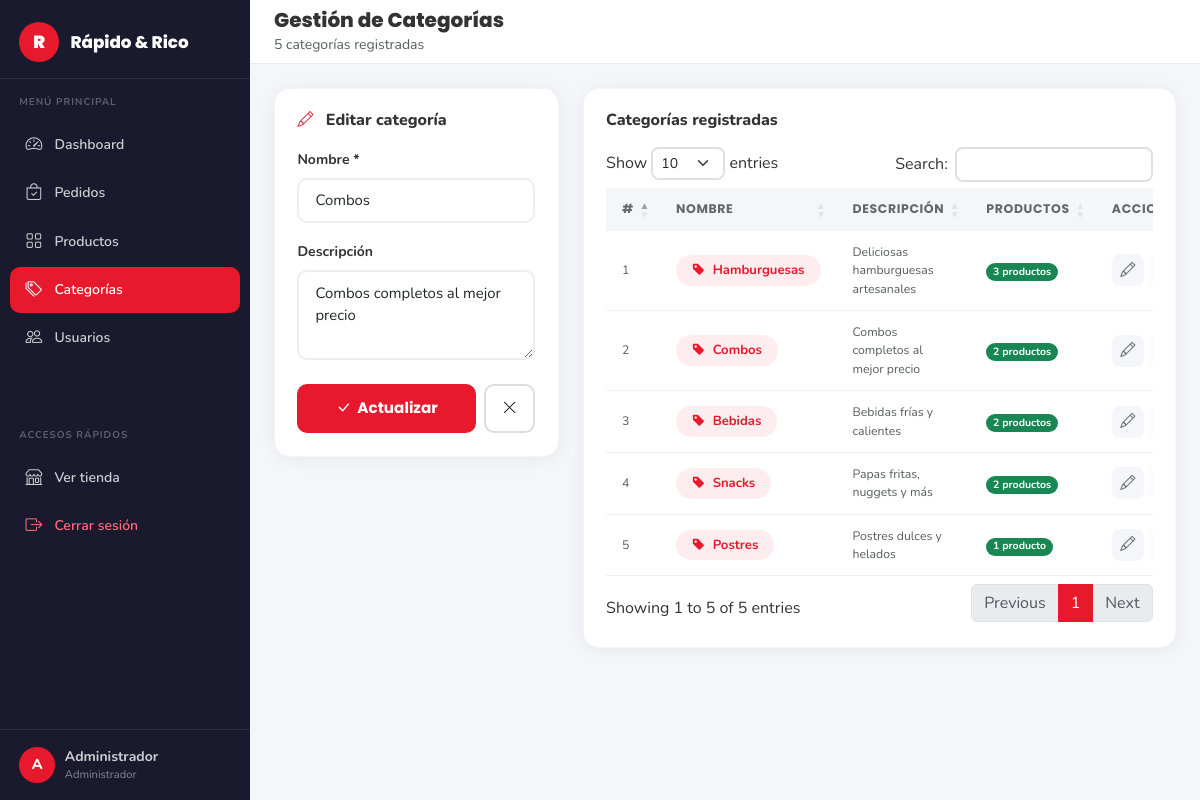
The page /view/admin/categorias.php?editar=2 (signed in) on the database its author committed.
### tables this page shows
CREATE TABLE IF NOT EXISTS categoria (
    id_categoria INT AUTO_INCREMENT PRIMARY KEY,
    nombre       VARCHAR(80)  NOT NULL,
    descripcion  TEXT         DEFAULT NULL,
    created_at   TIMESTAMP    DEFAULT CURRENT_TIMESTAMP
);

### config/conexion.php (called while the page is built, shortened)
<?php
class Conexion
{
    private static ?PDO $instancia = null;
    public static function obtener(): PDO
    {
        if (self::$instancia === null) {
            self::$instancia = self::crearConexion();
        }
        return self::$instancia;
    }
    private static function crearConexion(): PDO
    {
        $dsn = sprintf(
            'mysql:host=%s;port=%s;dbname=%s;charset=%s',
            DB_HOST, DB_PORT, DB_NAME, DB_CHARSET
        );
        $opciones = [
            PDO::ATTR_ERRMODE            => PDO::ERRMODE_EXCEPTION,
            PDO::ATTR_DEFAULT_FETCH_MODE => PDO::FETCH_ASSOC,
            PDO::ATTR_EMULATE_PREPARES   => false,
            PDO::MYSQL_ATTR_INIT_COMMAND => "SET NAMES utf8mb4 COLLATE utf8mb4_unicode_ci",
        ];
        try {
            return new PDO($dsn, DB_USER, DB_PASS, $opciones);
        } catch (PDOException $e) {
            error_log('[' . date('Y-m-d H:i:s') . '] DB Connection Error: ' . $e->getMessage(), 3, LOG_DIR . 'db_errors.log');
            if (APP_ENV === 'development') {
                throw new RuntimeException('Error de conexión BD: ' . $e->getMessage());
            }
            throw new RuntimeException('Error de conexión a la base de datos. Por favor intenta más tarde.');
        }
    }
}

### dao/CategoriaDAO.php (called while the page is built, shortened)
<?php
require_once __DIR__ . '/../config/conexion.php';
class CategoriaDAO
{
    private PDO $pdo;
    public function __construct()
    {
        $this->pdo = Conexion::obtener();
    }
    public function buscarPorId(int $id): ?array
    {
        $stmt = $this->pdo->prepare(
            "SELECT * FROM categoria WHERE id_categoria = :id LIMIT 1"
        );
        $stmt->execute([':id' => $id]);
        return $stmt->fetch() ?: null;
    }
    public function obtenerConConteoProductos(): array
    {
        return $this->pdo->query(
            "SELECT c.*, COUNT(p.id_producto) AS total_productos
             FROM categoria c
             LEFT JOIN producto p
               ON c.id_categoria = p.id_categoria AND p.activo = 1
             GROUP BY c.id_categoria, c.nombre, c.descripcion
             ORDER BY c.nombre ASC"
        )->fetchAll();
    }
}

### helpers/Seguridad.php (called while the page is built, shortened)
<?php
class Seguridad
{
    public static function e(mixed $valor): string
    {
        return htmlspecialchars((string) $valor, ENT_QUOTES | ENT_HTML5, 'UTF-8');
    }
    public static function entero(mixed $valor): int
    {
        return (int) filter_var($valor, FILTER_SANITIZE_NUMBER_INT);
    }
}

### view/admin/categorias.php (the view, shortened to what this page needs)
<?php
require_once __DIR__ . '/../../dao/CategoriaDAO.php';
require_once __DIR__ . '/../../helpers/Seguridad.php';
$dao        = new CategoriaDAO();
$categorias = $dao->obtenerConConteoProductos();
$editar = null;
if (isset($_GET['editar'])) {
    $editar = $dao->buscarPorId(Seguridad::entero($_GET['editar']));
}
?>
<!DOCTYPE html>
<html lang="es">
<head>
  <link href="https://cdn.jsdelivr.net/npm/bootstrap@5.3.3/dist/css/bootstrap.min.css" rel="stylesheet"/>
  <link href="https://cdn.jsdelivr.net/npm/bootstrap-icons@1.11.3/font/bootstrap-icons.min.css" rel="stylesheet"/>
  <link href="https://cdn.datatables.net/1.13.8/css/dataTables.bootstrap5.min.css" rel="stylesheet"/>
  <link href="https://cdnjs.cloudflare.com/ajax/libs/toastr.js/latest/toastr.min.css" rel="stylesheet"/>
  <link href="../../css/style.css" rel="stylesheet"/>
  <link href="../../css/admin.css" rel="stylesheet"/>
</head>
<body class="admin-body">
<?php include __DIR__ . '/partials/sidebar.php'; ?>
<div class="admin-main">
  <div class="admin-topbar">
    <div class="d-flex align-items-center gap-2">
      <div>
        <h5 class="mb-0 fw-800">Gestión de Categorías</h5>
        <small class="text-muted"><?= count($categorias) ?> categorías registradas</small>
      </div>
    </div>
  </div>
  <div class="admin-content">
    <div class="row g-4">
      <div class="col-lg-4">
        <div class="admin-card">
          <h6 class="fw-800 mb-3">
            <i class="bi bi-<?= $editar ? 'pencil' : 'plus-circle' ?> text-danger me-2"></i>
            <?= $editar ? 'Editar categoría' : 'Nueva categoría' ?>
          </h6>
          <form action="../../controller/CategoriaController.php" method="POST" novalidate>
            <div class="mb-3">
              <label class="form-label fw-700 small">Nombre *</label>
              <input type="text" name="nombre" class="form-control rr-input"
                     placeholder="Ej: Hamburguesas, Bebidas..."
                     value="<?= Seguridad::e($editar['nombre'] ?? '') ?>"
                     minlength="2" maxlength="80" required>
            </div>
            <div class="mb-4">
              <label class="form-label fw-700 small">Descripción</label>
              <textarea name="descripcion" class="form-control rr-input" rows="3"
                        placeholder="Descripción breve..."><?= Seguridad::e($editar['descripcion'] ?? '') ?></textarea>
            </div>
            <div class="d-flex gap-2">
              <button type="submit" class="btn-rr flex-fill justify-content-center">
                <i class="bi bi-<?= $editar ? 'check-lg' : 'plus-lg' ?>"></i>
                <?= $editar ? 'Actualizar' : 'Crear categoría' ?>
              </button>
              <?php if ($editar): ?>
              <a href="categorias.php" class="btn-rr-outline px-3" title="Cancelar">
                <i class="bi bi-x-lg"></i>
              </a>
              <?php endif; ?>
            </div>
          </form>
        </div>
      </div>
      <div class="col-lg-8">
        <div class="admin-card">
          <h6 class="fw-800 mb-3">Categorías registradas</h6>
          <div class="table-responsive">
            <table class="table rr-table align-middle" id="tablaCategorias">
              <thead>
                <tr>
                  <th>#</th>
                  <th>Nombre</th>
                  <th>Descripción</th>
                  <th>Productos</th>
                  <th>Acciones</th>
                </tr>
              </thead>
              <tbody>
                <?php if (empty($categorias)): ?>
                <tr>
                  <td colspan="5" class="text-center text-muted py-4">
                    <i class="bi bi-inbox fs-3 d-block mb-2"></i>
                    No hay categorías registradas.
                  </td>
                </tr>
                <?php else: ?>
                <?php foreach ($categorias as $cat): ?>
                <tr>
                  <td class="text-muted small"><?= (int)$cat['id_categoria'] ?></td>
                  <td>
                    <span class="badge rounded-pill px-3 py-2"
                          style="background:rgba(232,25,44,.08);color:var(--rr-red);font-size:.82rem;font-weight:700">
                      <i class="bi bi-tag-fill me-1"></i>
                      <?= Seguridad::e($cat['nombre']) ?>
                    </span>
                  </td>
                  <td class="text-muted small">
                    <?= Seguridad::e($cat['descripcion'] ?? '—') ?>
                  </td>
                  <td>
                    <span class="badge bg-<?= (int)$cat['total_productos'] > 0 ? 'success' : 'secondary' ?> rounded-pill">
                      <?= (int)$cat['total_productos'] ?> producto<?= (int)$cat['total_productos'] !== 1 ? 's' : '' ?>
                    </span>
                  </td>
                  <td>
                    <div class="d-flex gap-1">
                      <a href="categorias.php?editar=<?= (int)$cat['id_categoria'] ?>"
                         class="btn-icon-sm" title="Editar">
                        <i class="bi bi-pencil"></i>
                      </a>
                      <?php if ((int)$cat['total_productos'] === 0): ?>
                      <button type="button" class="btn-icon-sm danger" title="Eliminar"
                              onclick="confirmarEliminar(<?= (int)$cat['id_categoria'] ?>, '<?= Seguridad::attr($cat['nombre']) ?>')">
                        <i class="bi bi-trash3"></i>
                      </button>
                      <?php else: ?>
                      <button type="button" class="btn-icon-sm" title="Tiene productos activos — no eliminable" disabled
                              style="opacity:.35;cursor:not-allowed">
                      </button>
                      <?php endif; ?>
                    </div>
                  </td>
                </tr>
                <?php endforeach; ?>
                <?php endif; ?>
              </tbody>
            </table>
          </div>
        </div>
      </div>
    </div>
  </div>
</div>
</body>
</html>

### css/style.css (style rules this page uses)
:root { --rr-red: #E8192C; --rr-red-dark: #C0121F; --rr-dark: #1A1A1A; --rr-dark2: #212121; --rr-gray: #F5F5F5; --rr-gray2: #EEEEEE; --rr-text: #333333; --rr-muted: #777777; --rr-white: #FFFFFF; --rr-shadow: 0 4px 20px rgba(0,0,0,.10); --rr-shadow-hover: 0 8px 32px rgba(232,25,44,.18); --rr-radius: 18px; }
*, *::before, *::after { box-sizing: border-box; margin: 0; padding: 0; }
body { font-family: 'Nunito', sans-serif; color: var(--rr-text); background: var(--rr-white); }
h1,h2,h3,h4,h5,.navbar-brand { font-family: 'Poppins', sans-serif; }
a { text-decoration: none; }
.btn-rr { background: var(--rr-red); color: #fff !important; font-weight: 700; font-size: .95rem; border: none; padding: .7rem 1.7rem; border-radius: 10px; transition: background .2s, transform .18s, box-shadow .2s; text-decoration: none; display: inline-flex; align-items: center; gap: .4rem; cursor: pointer; font-family: 'Poppins', sans-serif; }
.btn-rr-outline { background: transparent; color: var(--rr-dark) !important; font-weight: 700; font-size: .95rem; padding: .7rem 1.7rem; border-radius: 10px; border: 2px solid #ddd; transition: border-color .2s, color .2s, transform .18s; text-decoration: none; display: inline-flex; align-items: center; gap: .4rem; cursor: pointer; font-family: 'Poppins', sans-serif; }
.rr-input { border: 2px solid #eee; border-radius: 10px; padding: .6rem 1rem; font-size: .93rem; font-family: 'Nunito', sans-serif; transition: border-color .2s, box-shadow .2s; background: var(--rr-white); }
.fw-700 { font-weight: 700 !important; }
.fw-800 { font-weight: 800 !important; }
.rr-table thead th { font-family: 'Poppins', sans-serif; font-weight: 700; font-size: .85rem; color: var(--rr-muted); border-bottom: 2px solid #f0f0f0; background: #fafafa; padding: .8rem 1rem; }
.rr-table tbody td { padding: .8rem 1rem; border-color: #f5f5f5; vertical-align: middle; }

### css/admin.css (style rules this page uses)
:root { --sidebar-w: 250px; --topbar-h: 64px; --admin-bg: #F4F6FA; --sidebar-bg: #1A1A2E; --sidebar-text: rgba(255,255,255,.78); --sidebar-active: #E8192C; --sidebar-hover-bg: rgba(255,255,255,.07); --card-radius: 16px; --shadow-card: 0 2px 20px rgba(0,0,0,.06); }
.admin-body { background: var(--admin-bg); font-family: 'Nunito', sans-serif; min-height: 100vh; display: flex; }
.admin-main { margin-left: var(--sidebar-w); flex: 1; display: flex; flex-direction: column; min-height: 100vh; }
.admin-topbar { height: var(--topbar-h); background: #fff; border-bottom: 1px solid #EBEBEB; display: flex; align-items: center; justify-content: space-between; padding: 0 1.5rem; position: sticky; top: 0; z-index: 100; }
.admin-content { padding: 1.5rem; flex: 1; }
.admin-card { background: #fff; border-radius: var(--card-radius); box-shadow: var(--shadow-card); padding: 1.4rem; border: 1px solid rgba(0,0,0,.04); }
.rr-table { font-size: .875rem; }
.rr-table thead th { background: var(--admin-bg); color: #666; font-weight: 700; font-size: .78rem; text-transform: uppercase; letter-spacing: .05em; border: none; padding: .75rem 1rem; }
.rr-table tbody td { border-color: #F0F0F0; padding: .75rem 1rem; vertical-align: middle; }
.btn-icon-sm { width: 32px; height: 32px; border-radius: 8px; background: var(--admin-bg); border: none; display: inline-flex; align-items: center; justify-content: center; color: #666; font-size: .95rem; text-decoration: none; transition: background .2s, color .2s; }

### rows shown on the page
categoria: nombre "Combos", descripcion "Combos completos al mejor precio", id_categoria "2", total_productos "2"
categoria: id_categoria "3", nombre "Bebidas", descripcion "Bebidas frías y calientes", total_productos "2"
categoria: id_categoria "1", nombre "Hamburguesas", descripcion "Deliciosas hamburguesas artesanales", total_productos "3"
categoria: id_categoria "5", nombre "Postres", descripcion "Postres dulces y helados", total_productos "1"
categoria: id_categoria "4", nombre "Snacks", descripcion "Papas fritas, nuggets y más", total_productos "2"

### other values the page prints
$enlace['label'] "Dashboard"
$enlace['label'] "Pedidos"
$enlace['label'] "Productos"
$enlace['label'] "Categorías"
$enlace['label'] "Usuarios"
substr($_SESSION['nombre'] ?? 'A', 0, 1) "A"
$_SESSION['nombre'] "Administrador"
count($categorias) "5"
